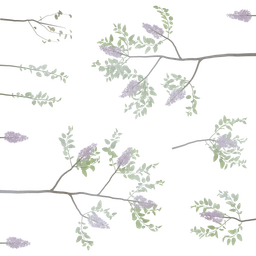
#> input picture unity/Assets/LastWar/Resources/Looks/snow/tbush1_1_c.png, 256 x 256 px, given in place of green_albedo.jpg, which was not available
$ python map-looks.py
#> lines starting #> are read from the running program, lines starting #| are printed output that depends on the picture; after the words box and inside, x2 and y2 are one past the last pixel; in counts of white or black regions, pixels touching at a corner belong together
#!/usr/bin/env python3
"""Season looks for the green maps (they looked alike): Highlands under snow, Oakwood in autumn, Valley as it is.

Writes, from the game's own textures:
  Resources/Maps/<albedo>_<look>.jpg          the ground (green_albedo_snow, forest_albedo_autumn)
  Resources/Maps/detail_snow.png, detail_grass_autumn.png   the close-up grain
  Resources/Looks/<look>/<model>_<tex>.png    tree / bush leaves (MapBuilder.LookMat swaps them in by name)
Snow: the ground white where it was grass, rock and paths showing through in part; every leaf dusted with snow.
Autumn: grass turned golden / dry; oak and bush leaves orange, red and yellow (one colour per model, each with its own
shades); pines stay green (evergreen).

  python3 scripts/unity/map-looks.py
"""
import os, colorsys
import numpy as np
from PIL import Image

ROOT = os.path.join(os.path.dirname(__file__), '..', '..', 'unity', 'Assets', 'LastWar')
MAPS = os.path.join(ROOT, 'Resources', 'Maps'); TEX = os.path.join(ROOT, 'Textures'); LOOKS = os.path.join(ROOT, 'Resources', 'Looks')
rng = np.random.default_rng(7)


def hsv(a):
    """float RGB (h, w, 3) 0..1 -> h, s, v arrays"""
    mx, mn = a.max(2), a.min(2); d = mx - mn + 1e-6; r, g, b = a[..., 0], a[..., 1], a[..., 2]
    h = np.where(mx == r, ((g - b) / d) % 6, np.where(mx == g, (b - r) / d + 2, (r - g) / d + 4)) / 6.0
    s = np.where(mx > 0, (mx - mn) / (mx + 1e-6), 0); return h, s, mx


def rgb(h, s, v):
    i = np.floor(h * 6).astype(int) % 6; f = h * 6 - np.floor(h * 6)
    p, q, t = v * (1 - s), v * (1 - f * s), v * (1 - (1 - f) * s)
    out = np.zeros(h.shape + (3,))
    for k, (r, g, b) in enumerate([(v, t, p), (q, v, p), (p, v, t), (p, q, v), (t, p, v), (v, p, q)]):
        m = i == k; out[m, 0], out[m, 1], out[m, 2] = r[m], g[m], b[m]
    return out


def noise(h, w, scale=48):
    """soft blotches 0..1 (patches of colour, not a flat tint)"""
    n = rng.random((max(2, h // scale), max(2, w // scale)))
    return np.asarray(Image.fromarray((n * 255).astype(np.uint8)).resize((w, h), Image.BICUBIC), np.float32) / 255


def greenness(a):
    h, s, v = hsv(a)
    return np.clip((s - 0.08) / 0.25, 0, 1) * np.clip(1 - np.abs(h - 0.27) / 0.16, 0, 1)  # (hue ~ 100 degrees: grass / leaves)


def snow_ground(a):
    g = greenness(a); lum = a.mean(2, keepdims=True)
    amt = np.clip(0.55 + 0.4 * g[..., None] + 0.15 * (noise(*a.shape[:2], 64)[..., None] - 0.5), 0, 0.97)
    white = np.array([0.9, 0.93, 0.97]) * (0.82 + 0.3 * lum)  # (the ground's own shading kept in the snow)
    navy = (a[..., 2] > a[..., 0] + 0.02) & (lum[..., 0] < 0.25)  # (the dark sea floor round the island stays)
    amt[navy] = 0
    return a * (1 - amt) + white * amt


def autumn_ground(a):
    h, s, v = hsv(a); g = greenness(a); n = noise(*a.shape[:2], 80)
    th = 0.09 + 0.05 * n  # golden-yellow to straw
    h2 = h * (1 - g) + th * g; s2 = s * (1 - g) + np.clip(s * 1.05, 0, 0.75) * g; v2 = v * (1 - g * 0.05)
    return rgb(h2 % 1, s2, v2)


def snow_leaves(a):
    lum = a[..., :3].mean(2, keepdims=True)
    up = noise(*a.shape[:2], 24)[..., None]
    amt = np.clip(0.45 + 0.35 * up, 0, 0.85)
    out = a.copy(); out[..., :3] = a[..., :3] * (1 - amt) + np.array([0.9, 0.93, 0.98]) * (0.75 + 0.4 * lum) * amt
    return out


def autumn_leaves(a, hue):
    h, s, v = hsv(a[..., :3]); n = noise(*a.shape[:2], 20)
    g = np.clip(greenness(a[..., :3]) * 1.4, 0, 1)
    h2 = h * (1 - g) + (hue + 0.05 * (n - 0.5)) * g
    s2 = s * (1 - g) + np.clip(s * 1.4 + 0.2, 0, 0.95) * g; v2 = v * (1 - g) + np.clip(v * 1.25, 0, 1) * g
    out = a.copy(); out[..., :3] = rgb(h2 % 1, s2, v2); return out


def load(p):
    im = Image.open(p); mode = im.mode
#> in load, im is the input picture: PIL image 256x256 RGBA; mean R, G, B, A 142.5, 147.4, 146.6, 32.4
#> after `mode = im.mode`: mode = 'RGBA'
    return np.asarray(im.convert('RGBA' if mode == 'RGBA' else 'RGB'), np.float32) / 255, mode


def save(a, p, mode='RGB', q=90):
    os.makedirs(os.path.dirname(p), exist_ok=True)
    im = Image.fromarray((np.clip(a, 0, 1) * 255).astype(np.uint8), 'RGBA' if a.shape[2] == 4 else 'RGB')
    im.save(p, quality=q) if p.endswith('.jpg') else im.save(p); print('wrote', os.path.relpath(p, ROOT), im.size)


# the ground
a, _ = load(f'{MAPS}/green_albedo.jpg'); save(snow_ground(a), f'{MAPS}/green_albedo_snow.jpg')
#> in hsv, `r, g, b = (a[..., 0], a[..., 1], a[..., 2])`:
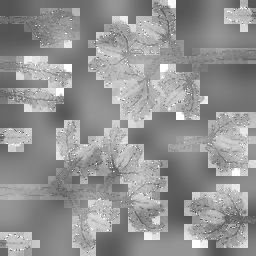
#> b: shape (256, 256) float32; min 0.329, max 1, mean 0.575
#> in hsv, `h = np.where(mx == r, ((g - b) / d) % 6, np.where(mx == g, (b - r) / d..`:
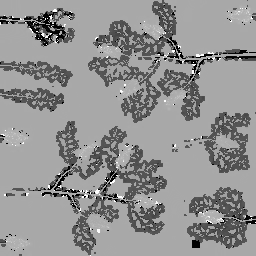
#> h: shape (256, 256) float32; min 0, max 0.999, mean 0.576
#> in greenness, `return np.clip((s - 0.08) / 0.25, 0, 1) * np.clip(1 - np.abs(h - 0.27)..`:
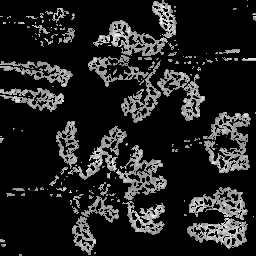
#> returned value: shape (256, 256) float32; min 0, max 0.999, mean 0.13
#> in snow_ground, `lum = a.mean(2, keepdims=True)`:
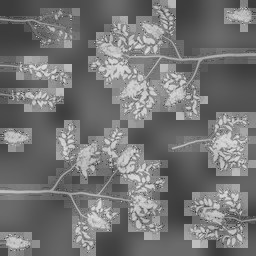
#> lum: shape (256, 256, 1) float32; min 0.236, max 0.873, mean 0.46
#> in snow_ground, `white = np.array([0.9, 0.93, 0.97]) * (0.82 + 0.3 * lum)  # (the groun..`:
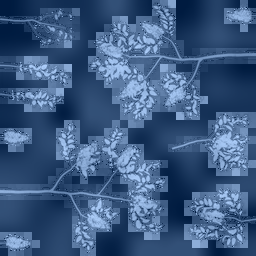
#> white: shape (256, 256, 3) float64; mean of channels 0, 1, 2 0.862, 0.891, 0.929; drawn with min black and max white
#> in snow_ground, `navy = (a[..., 2] > a[..., 0] + 0.02) & (lum[..., 0] < 0.25)`:
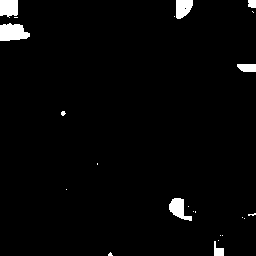
#> navy: shape (256, 256) bool; 2.4% white; 23 white regions (16 under 20 px), largest, box (x1, y1, x2, y2) and area: (0, 23, 30, 41) 414, (0, 0, 18, 18) 284, (169, 198, 192, 221) 282
#> in snow_ground, `amt[navy] = 0`:
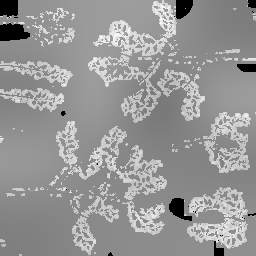
#> amt: shape (256, 256, 1) float32; min 0, max 0.97, mean 0.589
#> (the run stopped early here; a loop or call above may not have finished)

$ run again, on unity/Assets/LastWar/Resources/Looks/snow/toak2_1_c.png
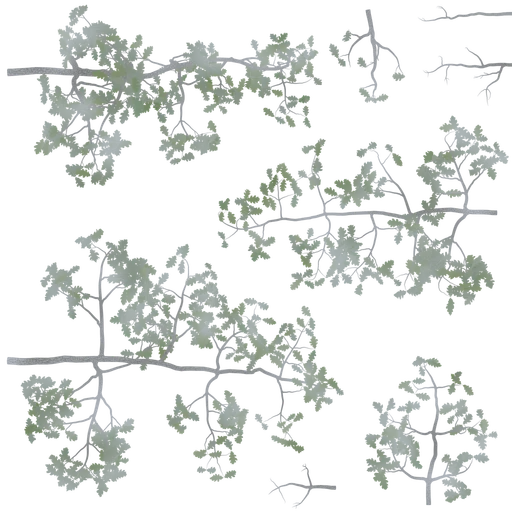
#> input picture unity/Assets/LastWar/Resources/Looks/snow/toak2_1_c.png, 512 x 512 px, given in place of green_albedo.jpg, which was not available
#> in load, im is the input picture: PIL image 512x512 RGBA; mean R, G, B, A 129.9, 136.4, 136.8, 56.5
#> in snow_ground, `navy = (a[..., 2] > a[..., 0] + 0.02) & (lum[..., 0] < 0.25)`:
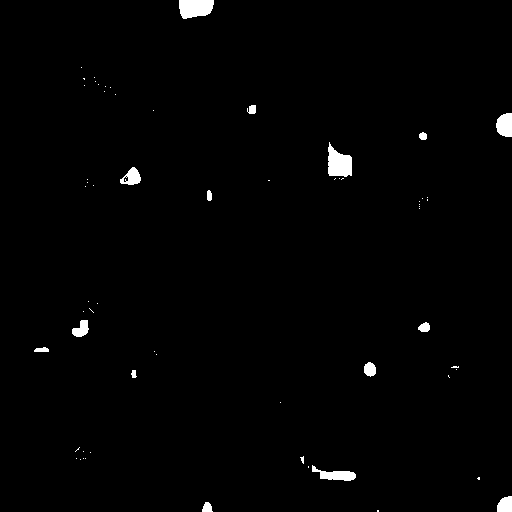
#> navy: shape (512, 512) bool; 1.2% white; 62 white regions (47 under 20 px), largest, box (x1, y1, x2, y2) and area: (328, 142, 352, 177) 574, (179, 0, 214, 19) 548, (312, 465, 356, 481) 338
#> in snow_ground, `amt[navy] = 0`:
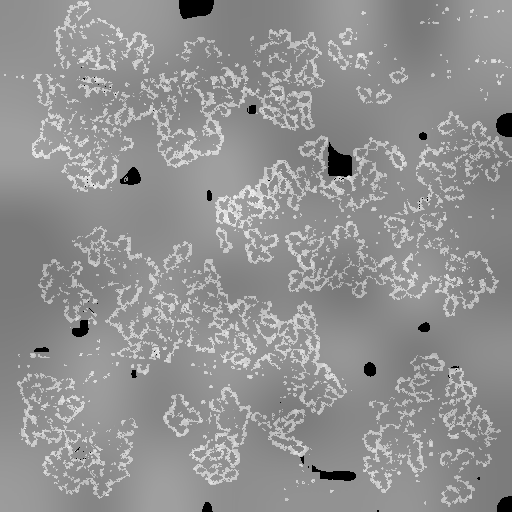
#> amt: shape (512, 512, 1) float32; min 0, max 0.97, mean 0.574

$ run again, on unity/Assets/LastWar/Resources/Looks/snow/tpine1_1_c.png
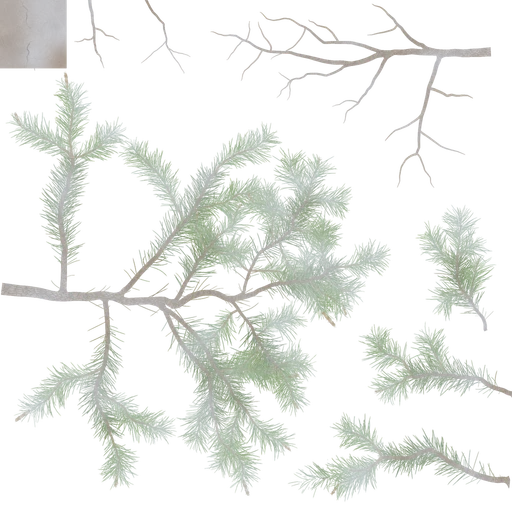
#> input picture unity/Assets/LastWar/Resources/Looks/snow/tpine1_1_c.png, 512 x 512 px, given in place of green_albedo.jpg, which was not available
#> in load, im is the input picture: PIL image 512x512 RGBA; mean R, G, B, A 142, 148.8, 144.7, 54.4
#> in snow_ground, `navy = (a[..., 2] > a[..., 0] + 0.02) & (lum[..., 0] < 0.25)`:
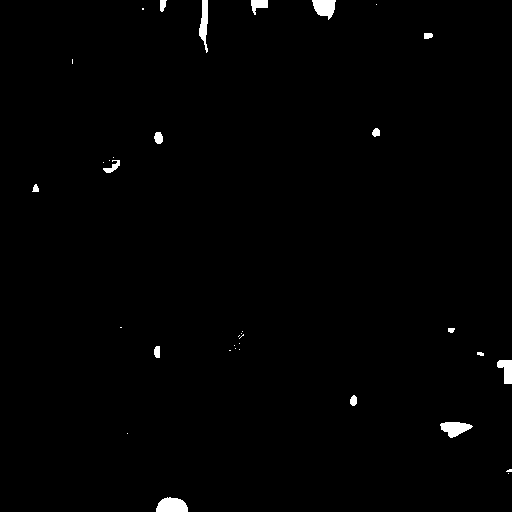
#> navy: shape (512, 512) bool; 0.89% white; 35 white regions (19 under 20 px), largest, box (x1, y1, x2, y2) and area: (156, 497, 188, 512) 382, (440, 422, 473, 438) 327, (312, 0, 336, 20) 326
#> in snow_ground, `amt[navy] = 0`:
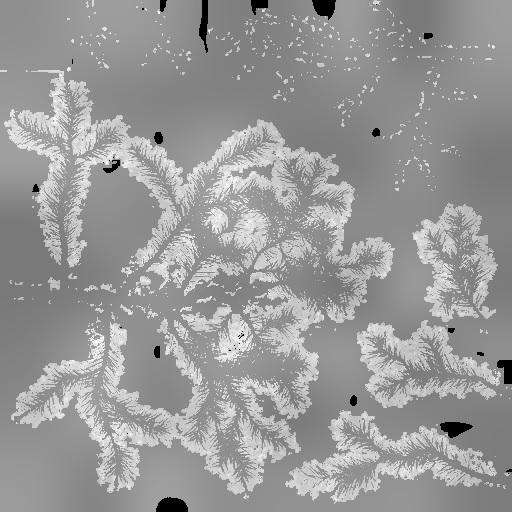
#> amt: shape (512, 512, 1) float32; min 0, max 0.97, mean 0.6
